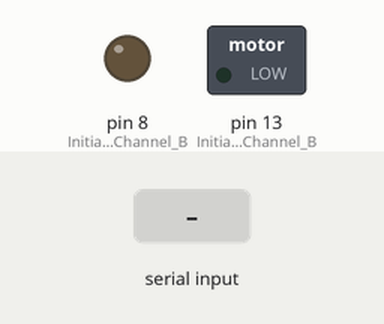
Bench run of a sketch on a simulated Arduino Uno, built with avr-gcc and run on an emulated ATmega328P. Shown: switched loads named in the sketch (green lamp = pin HIGH), output pins drawn as LEDs (lit = HIGH). The inputs (shaded band) are chosen by the test bench.

Above: at 1.2 s.
1.3 s: "f" received over Serial
At 2.0 s:
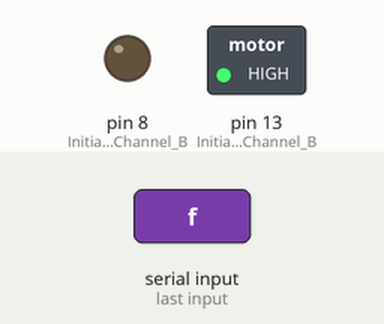
2.8 s: "b" received over Serial
At 3.2 s:
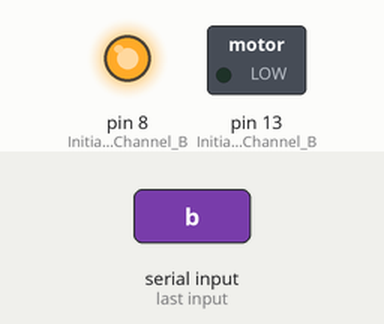
Timing chart, 0 to 5.8 s (numbered marks = the images above; inputs shaded):
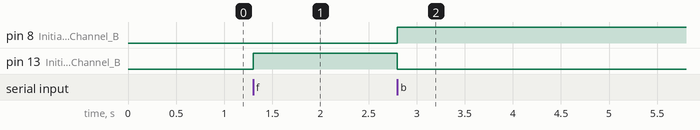

The sketch:

dc_motor_testing.ino
```cpp
char varVal;
void setup() {
  //Setup Channel B
  pinMode(13, OUTPUT); //Initiates Motor Channel B pin
  pinMode(8, OUTPUT); //Initiates Brake Channel B pin
  Serial.begin(9600); // Start serial communication at 115200bps
}

void loop(){
  if (Serial.available())
  {
    varVal = Serial.read();
  }

  if (varVal == 'f')
  { // UP
//    go_up();
      digitalWrite(13, HIGH);
      digitalWrite(8,LOW);
  }
  else if (varVal == 'b')
  { // DOWN
//    go_down();
      digitalWrite(13, LOW);
      digitalWrite(8,HIGH);
  }
  else if (varVal == 't')
  { // Stop
//    stop_window();
      digitalWrite(8, HIGH);
      digitalWrite(13, LOW);
  }
}
```

Measured:
- after the input at 1.3 s, pin 13 (Initiates_Motor_Channel_B): LOW → HIGH at once
- after the input at 2.8 s, pin 8 (Initiates_Brake_Channel_B): LOW → HIGH at once; pin 13 (Initiates_Motor_Channel_B): HIGH → LOW at once
